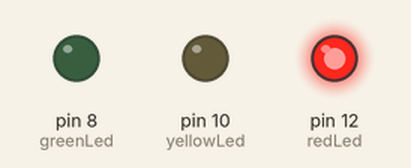
The sketch below on a simulated Arduino Uno, built with avr-gcc and run on an emulated ATmega328P. Parts: output pins drawn as LEDs (lit = HIGH).

Above: at 0.2 s.
At 1.0 s:
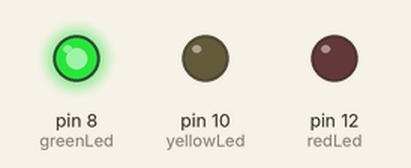
At 3.0 s:
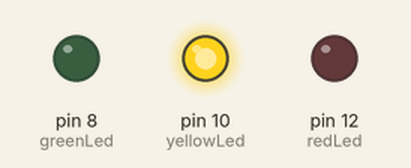
Timing chart, 0 to 3.7 s (numbered marks = the images above):
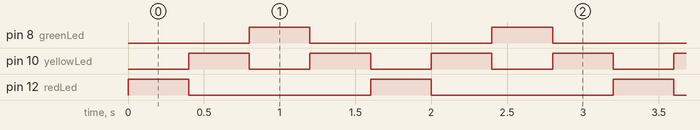

Measured:
- by itself, pin 8 (greenLed), pin 12 (redLed): alternates HIGH for 0.40 s and LOW for 1.2 s
- by itself, pin 10 (yellowLed): alternates HIGH for 0.40 s and LOW for 0.40 s
- by itself, everything shown: repeats every 1.6 s, in 5 steps

The sketch:

1.ino
```cpp
/* 1.ino
 * Semaphore simulation with three leds.
 */

// Maps pins to variables.
int redLed = 12;
int yellowLed = 10;
int greenLed = 8;

// Set the time between changes, at 400 ms.
int waitTime = 400;

// Sets the led pins as output.
void setup() {
  pinMode(redLed, OUTPUT);
  pinMode(yellowLed, OUTPUT);
  pinMode(greenLed, OUTPUT);
}

void loop() {
    // Turns on the red light.
    digitalWrite(redLed, HIGH);
    delay(waitTime);

    // Turns off the red light, and turns on the yellow one.
    digitalWrite(redLed, LOW);
    digitalWrite(yellowLed, HIGH);
    delay(waitTime);

    // Turns off the yellow light, and turns on the green one.
    digitalWrite(yellowLed, LOW);
    digitalWrite(greenLed, HIGH);
    delay(waitTime);

    // Turns off the green light, and turns on the yellow one.
    digitalWrite(greenLed, LOW);
    digitalWrite(yellowLed, HIGH);
    delay(waitTime);

    // Turns off the yellow light.
    digitalWrite(yellowLed, LOW);
}
```
